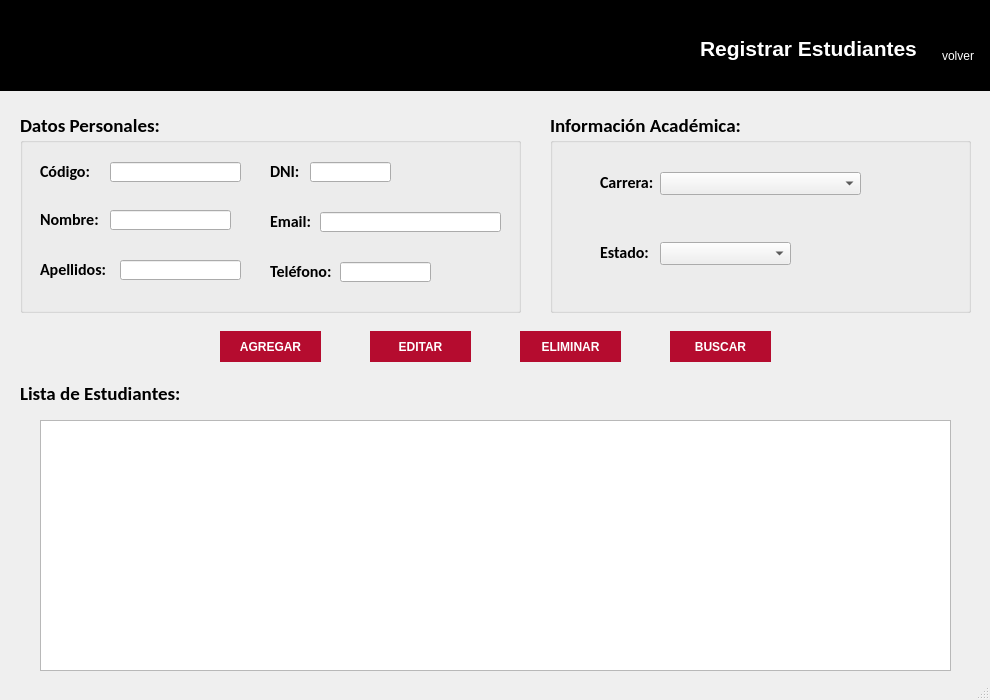
<?xml version="1.0" encoding="UTF-8"?>
<ui version="4.0">
 <class>MainWindow</class>
 <widget class="QMainWindow" name="MainWindow">
  <property name="geometry">
   <rect>
    <x>0</x>
    <y>0</y>
    <width>990</width>
    <height>700</height>
   </rect>
  </property>
  <property name="minimumSize">
   <size>
    <width>990</width>
    <height>700</height>
   </size>
  </property>
  <property name="maximumSize">
   <size>
    <width>990</width>
    <height>700</height>
   </size>
  </property>
  <property name="windowTitle">
   <string>Sistema Académico UTP - Agregar Estudiante</string>
  </property>
  <property name="windowIcon">
   <iconset>
    <normaloff>Img/icono.jpg</normaloff>Img/icono.jpg</iconset>
  </property>
  <widget class="QWidget" name="centralwidget">
   <widget class="QWidget" name="widget" native="true">
    <property name="geometry">
     <rect>
      <x>0</x>
      <y>0</y>
      <width>991</width>
      <height>91</height>
     </rect>
    </property>
    <property name="styleSheet">
     <string notr="true">background-color: rgb(0, 0, 0);</string>
    </property>
    <widget class="QLabel" name="logo_2">
     <property name="geometry">
      <rect>
       <x>20</x>
       <y>30</y>
       <width>111</width>
       <height>41</height>
      </rect>
     </property>
     <property name="text">
      <string/>
     </property>
     <property name="pixmap">
      <pixmap>../../Proyecto/Gestion_Alumnos/UI/img/icono.png</pixmap>
     </property>
     <property name="scaledContents">
      <bool>true</bool>
     </property>
    </widget>
    <widget class="QWidget" name="layoutWidget">
     <property name="geometry">
      <rect>
       <x>700</x>
       <y>20</y>
       <width>284</width>
       <height>57</height>
      </rect>
     </property>
     <layout class="QHBoxLayout" name="horizontalLayout">
      <property name="spacing">
       <number>15</number>
      </property>
      <item>
       <widget class="QLabel" name="label_10">
        <property name="text">
         <string>&lt;html&gt;&lt;head/&gt;&lt;body&gt;&lt;p&gt;&lt;span style=&quot; font-size:16pt; font-weight:600; color:#ffffff;&quot;&gt;Registrar Estudiantes&lt;/span&gt;&lt;/p&gt;&lt;/body&gt;&lt;/html&gt;</string>
        </property>
       </widget>
      </item>
      <item>
       <layout class="QVBoxLayout" name="verticalLayout">
        <property name="spacing">
         <number>0</number>
        </property>
        <item>
         <widget class="QPushButton" name="btnVolver">
          <property name="cursor">
           <cursorShape>PointingHandCursor</cursorShape>
          </property>
          <property name="styleSheet">
           <string notr="true">background-color: none;
border:none</string>
          </property>
          <property name="icon">
           <iconset>
            <normaloff>../../Proyecto/Gestion_Alumnos/UI/img/cerrarSesion.png</normaloff>../../Proyecto/Gestion_Alumnos/UI/img/cerrarSesion.png</iconset>
          </property>
          <property name="iconSize">
           <size>
            <width>35</width>
            <height>35</height>
           </size>
          </property>
         </widget>
        </item>
        <item>
         <widget class="QLabel" name="txtSalir">
          <property name="cursor">
           <cursorShape>PointingHandCursor</cursorShape>
          </property>
          <property name="styleSheet">
           <string notr="true">color: rgb(255, 255, 255);</string>
          </property>
          <property name="text">
           <string>volver</string>
          </property>
          <property name="alignment">
           <set>Qt::AlignCenter</set>
          </property>
         </widget>
        </item>
       </layout>
      </item>
     </layout>
    </widget>
   </widget>
   <widget class="QTableWidget" name="tblEstudiantes">
    <property name="geometry">
     <rect>
      <x>40</x>
      <y>420</y>
      <width>911</width>
      <height>251</height>
     </rect>
    </property>
   </widget>
   <widget class="QGroupBox" name="groupBox">
    <property name="geometry">
     <rect>
      <x>20</x>
      <y>112</y>
      <width>501</width>
      <height>201</height>
     </rect>
    </property>
    <property name="font">
     <font>
      <family>Calibri</family>
      <pointsize>14</pointsize>
      <weight>75</weight>
      <bold>true</bold>
     </font>
    </property>
    <property name="title">
     <string>Datos Personales:</string>
    </property>
    <widget class="QLabel" name="label">
     <property name="geometry">
      <rect>
       <x>20</x>
       <y>98</y>
       <width>60</width>
       <height>19</height>
      </rect>
     </property>
     <property name="font">
      <font>
       <pointsize>12</pointsize>
      </font>
     </property>
     <property name="text">
      <string>Nombre:</string>
     </property>
    </widget>
    <widget class="QLabel" name="label_2">
     <property name="geometry">
      <rect>
       <x>20</x>
       <y>148</y>
       <width>67</width>
       <height>19</height>
      </rect>
     </property>
     <property name="font">
      <font>
       <pointsize>12</pointsize>
      </font>
     </property>
     <property name="text">
      <string>Apellidos:</string>
     </property>
    </widget>
    <widget class="QLabel" name="label_3">
     <property name="geometry">
      <rect>
       <x>250</x>
       <y>150</y>
       <width>63</width>
       <height>19</height>
      </rect>
     </property>
     <property name="font">
      <font>
       <pointsize>12</pointsize>
      </font>
     </property>
     <property name="text">
      <string>Teléfono:</string>
     </property>
    </widget>
    <widget class="QLabel" name="label_4">
     <property name="geometry">
      <rect>
       <x>250</x>
       <y>100</y>
       <width>41</width>
       <height>19</height>
      </rect>
     </property>
     <property name="font">
      <font>
       <pointsize>12</pointsize>
      </font>
     </property>
     <property name="text">
      <string>Email:</string>
     </property>
    </widget>
    <widget class="QLabel" name="label_5">
     <property name="geometry">
      <rect>
       <x>250</x>
       <y>50</y>
       <width>29</width>
       <height>19</height>
      </rect>
     </property>
     <property name="font">
      <font>
       <pointsize>12</pointsize>
      </font>
     </property>
     <property name="text">
      <string>DNI:</string>
     </property>
    </widget>
    <widget class="QLineEdit" name="txtNombre">
     <property name="geometry">
      <rect>
       <x>90</x>
       <y>98</y>
       <width>121</width>
       <height>20</height>
      </rect>
     </property>
     <property name="font">
      <font>
       <pointsize>12</pointsize>
       <weight>50</weight>
       <bold>false</bold>
      </font>
     </property>
     <property name="text">
      <string/>
     </property>
    </widget>
    <widget class="QLineEdit" name="txtApellido">
     <property name="geometry">
      <rect>
       <x>100</x>
       <y>148</y>
       <width>121</width>
       <height>20</height>
      </rect>
     </property>
     <property name="font">
      <font>
       <pointsize>12</pointsize>
       <weight>50</weight>
       <bold>false</bold>
      </font>
     </property>
     <property name="text">
      <string/>
     </property>
    </widget>
    <widget class="QLineEdit" name="txtDNI">
     <property name="geometry">
      <rect>
       <x>290</x>
       <y>50</y>
       <width>81</width>
       <height>20</height>
      </rect>
     </property>
     <property name="font">
      <font>
       <pointsize>12</pointsize>
       <weight>50</weight>
       <bold>false</bold>
      </font>
     </property>
     <property name="text">
      <string/>
     </property>
    </widget>
    <widget class="QLineEdit" name="txtTelefono">
     <property name="geometry">
      <rect>
       <x>320</x>
       <y>150</y>
       <width>91</width>
       <height>20</height>
      </rect>
     </property>
     <property name="font">
      <font>
       <pointsize>12</pointsize>
       <weight>50</weight>
       <bold>false</bold>
      </font>
     </property>
     <property name="text">
      <string/>
     </property>
    </widget>
    <widget class="QLineEdit" name="txtEmail">
     <property name="geometry">
      <rect>
       <x>300</x>
       <y>100</y>
       <width>181</width>
       <height>20</height>
      </rect>
     </property>
     <property name="font">
      <font>
       <pointsize>12</pointsize>
       <weight>50</weight>
       <bold>false</bold>
      </font>
     </property>
     <property name="text">
      <string/>
     </property>
    </widget>
    <widget class="QLabel" name="label_11">
     <property name="geometry">
      <rect>
       <x>20</x>
       <y>50</y>
       <width>60</width>
       <height>19</height>
      </rect>
     </property>
     <property name="font">
      <font>
       <pointsize>12</pointsize>
      </font>
     </property>
     <property name="text">
      <string>Código:</string>
     </property>
    </widget>
    <widget class="QLineEdit" name="txtCodigo">
     <property name="geometry">
      <rect>
       <x>90</x>
       <y>50</y>
       <width>131</width>
       <height>20</height>
      </rect>
     </property>
     <property name="font">
      <font>
       <pointsize>12</pointsize>
       <weight>50</weight>
       <bold>false</bold>
      </font>
     </property>
     <property name="text">
      <string/>
     </property>
    </widget>
   </widget>
   <widget class="QGroupBox" name="groupBox_2">
    <property name="geometry">
     <rect>
      <x>550</x>
      <y>112</y>
      <width>421</width>
      <height>201</height>
     </rect>
    </property>
    <property name="font">
     <font>
      <family>Calibri</family>
      <pointsize>14</pointsize>
      <weight>75</weight>
      <bold>true</bold>
     </font>
    </property>
    <property name="title">
     <string>Información Académica:</string>
    </property>
    <widget class="QLabel" name="label_6">
     <property name="geometry">
      <rect>
       <x>50</x>
       <y>60</y>
       <width>54</width>
       <height>20</height>
      </rect>
     </property>
     <property name="font">
      <font>
       <pointsize>12</pointsize>
      </font>
     </property>
     <property name="text">
      <string>Carrera:</string>
     </property>
    </widget>
    <widget class="QLabel" name="label_7">
     <property name="geometry">
      <rect>
       <x>50</x>
       <y>130</y>
       <width>50</width>
       <height>20</height>
      </rect>
     </property>
     <property name="font">
      <font>
       <pointsize>12</pointsize>
      </font>
     </property>
     <property name="text">
      <string>Estado:</string>
     </property>
    </widget>
    <widget class="QComboBox" name="cmbCarrera">
     <property name="geometry">
      <rect>
       <x>110</x>
       <y>60</y>
       <width>201</width>
       <height>23</height>
      </rect>
     </property>
     <property name="font">
      <font>
       <pointsize>12</pointsize>
       <weight>50</weight>
       <bold>false</bold>
      </font>
     </property>
    </widget>
    <widget class="QComboBox" name="cmbEstado">
     <property name="geometry">
      <rect>
       <x>110</x>
       <y>130</y>
       <width>131</width>
       <height>23</height>
      </rect>
     </property>
     <property name="font">
      <font>
       <pointsize>12</pointsize>
       <weight>50</weight>
       <bold>false</bold>
      </font>
     </property>
    </widget>
   </widget>
   <widget class="QLabel" name="label_9">
    <property name="geometry">
     <rect>
      <x>20</x>
      <y>382</y>
      <width>163</width>
      <height>23</height>
     </rect>
    </property>
    <property name="font">
     <font>
      <family>Calibri</family>
      <pointsize>14</pointsize>
      <weight>75</weight>
      <bold>true</bold>
     </font>
    </property>
    <property name="text">
     <string>Lista de Estudiantes:</string>
    </property>
   </widget>
   <widget class="QPushButton" name="btnBuscar">
    <property name="geometry">
     <rect>
      <x>670</x>
      <y>331</y>
      <width>101</width>
      <height>31</height>
     </rect>
    </property>
    <property name="font">
     <font>
      <weight>75</weight>
      <bold>true</bold>
     </font>
    </property>
    <property name="cursor">
     <cursorShape>PointingHandCursor</cursorShape>
    </property>
    <property name="styleSheet">
     <string notr="true">QPushButton{
	color: rgb(255, 255, 255);
	border: none;
	background-color: rgb(181, 12, 47);
}

QPushButton:hover{
	background-color: rgb(218, 13, 58);
}</string>
    </property>
    <property name="text">
     <string>BUSCAR</string>
    </property>
   </widget>
   <widget class="QPushButton" name="btnEditar">
    <property name="geometry">
     <rect>
      <x>370</x>
      <y>331</y>
      <width>101</width>
      <height>31</height>
     </rect>
    </property>
    <property name="font">
     <font>
      <weight>75</weight>
      <bold>true</bold>
     </font>
    </property>
    <property name="cursor">
     <cursorShape>PointingHandCursor</cursorShape>
    </property>
    <property name="styleSheet">
     <string notr="true">QPushButton{
	color: rgb(255, 255, 255);
	border: none;
	background-color: rgb(181, 12, 47);
}

QPushButton:hover{
	background-color: rgb(218, 13, 58);
}</string>
    </property>
    <property name="text">
     <string>EDITAR</string>
    </property>
   </widget>
   <widget class="QPushButton" name="btnAgregar">
    <property name="geometry">
     <rect>
      <x>220</x>
      <y>331</y>
      <width>101</width>
      <height>31</height>
     </rect>
    </property>
    <property name="font">
     <font>
      <weight>75</weight>
      <bold>true</bold>
     </font>
    </property>
    <property name="cursor">
     <cursorShape>PointingHandCursor</cursorShape>
    </property>
    <property name="styleSheet">
     <string notr="true">QPushButton{
	color: rgb(255, 255, 255);
	border: none;
	background-color: rgb(181, 12, 47);
}

QPushButton:hover{
	background-color: rgb(218, 13, 58);
}</string>
    </property>
    <property name="text">
     <string>AGREGAR</string>
    </property>
   </widget>
   <widget class="QPushButton" name="btnEliminar">
    <property name="geometry">
     <rect>
      <x>520</x>
      <y>331</y>
      <width>101</width>
      <height>31</height>
     </rect>
    </property>
    <property name="font">
     <font>
      <weight>75</weight>
      <bold>true</bold>
     </font>
    </property>
    <property name="cursor">
     <cursorShape>PointingHandCursor</cursorShape>
    </property>
    <property name="styleSheet">
     <string notr="true">QPushButton{
	color: rgb(255, 255, 255);
	border: none;
	background-color: rgb(181, 12, 47);
}

QPushButton:hover{
	background-color: rgb(218, 13, 58);
}</string>
    </property>
    <property name="text">
     <string>ELIMINAR</string>
    </property>
   </widget>
  </widget>
  <widget class="QStatusBar" name="statusbar"/>
 </widget>
 <resources/>
 <connections/>
</ui>
